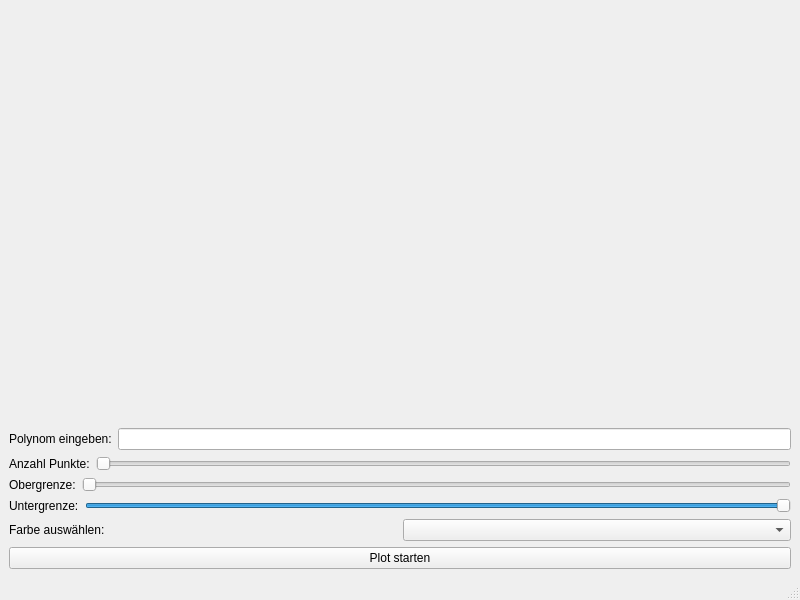
<?xml version="1.0" encoding="UTF-8"?>
<ui version="4.0">
 <class>MainWindow</class>
 <widget class="QMainWindow" name="MainWindow">
  <property name="geometry">
   <rect>
    <x>0</x>
    <y>0</y>
    <width>800</width>
    <height>600</height>
   </rect>
  </property>
  <property name="windowTitle">
   <string>MainWindow</string>
  </property>
  <widget class="QWidget" name="centralwidget">
   <layout class="QVBoxLayout" name="verticalLayout_2">
    <item>
     <layout class="QVBoxLayout" name="verticalLayout">
      <item>
       <widget class="QWidget" name="Grafik" native="true"/>
      </item>
      <item>
       <layout class="QVBoxLayout" name="verticalLayout_3">
        <item>
         <layout class="QHBoxLayout" name="horizontalLayout">
          <item>
           <widget class="QLabel" name="label">
            <property name="text">
             <string>Polynom eingeben:</string>
            </property>
           </widget>
          </item>
          <item>
           <widget class="QLineEdit" name="polynom"/>
          </item>
         </layout>
        </item>
        <item>
         <layout class="QHBoxLayout" name="horizontalLayout_2">
          <item>
           <widget class="QLabel" name="label_2">
            <property name="text">
             <string>Anzahl Punkte:</string>
            </property>
           </widget>
          </item>
          <item>
           <widget class="QSlider" name="anzahl">
            <property name="minimum">
             <number>3</number>
            </property>
            <property name="maximum">
             <number>33</number>
            </property>
            <property name="orientation">
             <enum>Qt::Horizontal</enum>
            </property>
           </widget>
          </item>
         </layout>
        </item>
        <item>
         <layout class="QHBoxLayout" name="horizontalLayout_3">
          <item>
           <widget class="QLabel" name="label_3">
            <property name="text">
             <string>Obergrenze:</string>
            </property>
           </widget>
          </item>
          <item>
           <widget class="QSlider" name="obergrenze">
            <property name="minimum">
             <number>-10</number>
            </property>
            <property name="maximum">
             <number>10</number>
            </property>
            <property name="sliderPosition">
             <number>-10</number>
            </property>
            <property name="orientation">
             <enum>Qt::Horizontal</enum>
            </property>
           </widget>
          </item>
         </layout>
        </item>
        <item>
         <layout class="QHBoxLayout" name="horizontalLayout_4">
          <item>
           <widget class="QLabel" name="label_4">
            <property name="text">
             <string>Untergrenze:</string>
            </property>
           </widget>
          </item>
          <item>
           <widget class="QSlider" name="untergrenze">
            <property name="minimum">
             <number>-10</number>
            </property>
            <property name="maximum">
             <number>10</number>
            </property>
            <property name="sliderPosition">
             <number>10</number>
            </property>
            <property name="orientation">
             <enum>Qt::Horizontal</enum>
            </property>
           </widget>
          </item>
         </layout>
        </item>
        <item>
         <layout class="QHBoxLayout" name="horizontalLayout_5">
          <item>
           <widget class="QLabel" name="label_5">
            <property name="text">
             <string>Farbe auswählen:</string>
            </property>
           </widget>
          </item>
          <item>
           <widget class="QComboBox" name="farbe"/>
          </item>
         </layout>
        </item>
        <item>
         <layout class="QHBoxLayout" name="horizontalLayout_6">
          <item>
           <widget class="QPushButton" name="button">
            <property name="text">
             <string>Plot starten</string>
            </property>
           </widget>
          </item>
         </layout>
        </item>
       </layout>
      </item>
     </layout>
    </item>
   </layout>
  </widget>
  <widget class="QMenuBar" name="menubar">
   <property name="geometry">
    <rect>
     <x>0</x>
     <y>0</y>
     <width>800</width>
     <height>26</height>
    </rect>
   </property>
  </widget>
  <widget class="QStatusBar" name="statusbar"/>
 </widget>
 <resources/>
 <connections/>
</ui>
